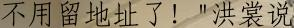
#> input picture data/img_0000001.jpg, 294 x 28 px
$ python code.py
#> lines starting #> are read from the running program, lines starting #| are printed output that depends on the picture
import cv2
import numpy as np


img=cv2.imread('./data/img_0000001.jpg')
#> img is the input picture: shape (28, 294, 3); mean B, G, R 111.5, 135.9, 148.6

cv2.imshow('image',img)
cv2.imshow('GRAY',cv2.cvtColor(img,cv2.COLOR_BGR2GRAY))
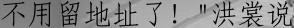
#> window 'GRAY': shape (28, 294); min 2, max 216, mean 137
cv2.imshow('YCR_CB',cv2.cvtColor(img,cv2.COLOR_BGR2YCR_CB))
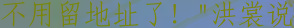
#> window 'YCR_CB': shape (28, 294, 3); mean B, G, R 137, 136.3, 113.6
cv2.imshow('HLS',cv2.cvtColor(img,cv2.COLOR_BGR2HLS))
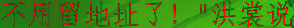
#> window 'HLS': shape (28, 294, 3); mean B, G, R 19.4, 130.3, 67
cv2.imshow('HSV',cv2.cvtColor(img,cv2.COLOR_BGR2HSV))
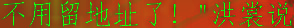
#> window 'HSV': shape (28, 294, 3); mean B, G, R 19.4, 78.6, 148.6
cv2.imshow('LAB',cv2.cvtColor(img,cv2.COLOR_BGR2LAB))
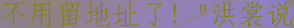
#> window 'LAB': shape (28, 294, 3); mean B, G, R 144.2, 128.8, 142.7
cv2.imshow('LUV',cv2.cvtColor(img,cv2.COLOR_BGR2LUV))
cv2.imshow('XYZ',cv2.cvtColor(img,cv2.COLOR_BGR2XYZ))
cv2.imshow('YUV_IYUV',cv2.cvtColor(img,cv2.COLOR_BGR2YUV_IYUV))
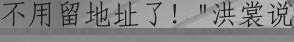
#> window 'YUV_IYUV': shape (42, 294); min 18, max 201, mean 130.9


kernel = np.ones((2,2),np.uint8)
cv2.imshow('erosion',cv2.erode(img,kernel,iterations = 1))
cv2.imshow('dilation',cv2.dilate(img,kernel,iterations = 1))
cv2.imshow('opening',cv2.morphologyEx(img, cv2.MORPH_OPEN, kernel))
cv2.imshow('closing',cv2.morphologyEx(img, cv2.MORPH_CLOSE, kernel))
cv2.imshow('gradient',cv2.morphologyEx(img, cv2.MORPH_GRADIENT, kernel))
cv2.imshow('tophat',cv2.morphologyEx(img, cv2.MORPH_TOPHAT, kernel))
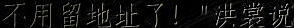
#> window 'tophat': shape (28, 294, 3); mean B, G, R 16.3, 17, 17.1


cv2.waitKey(0)
